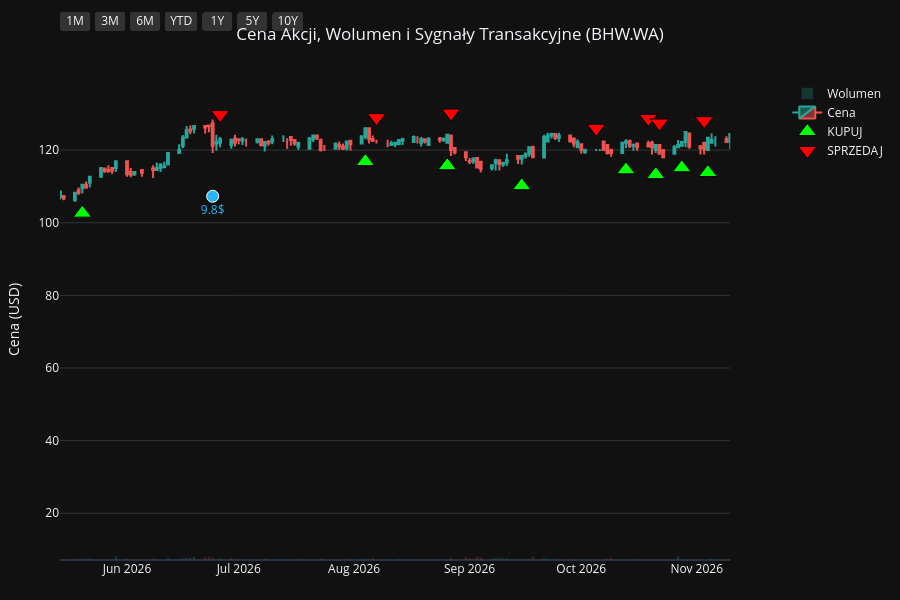
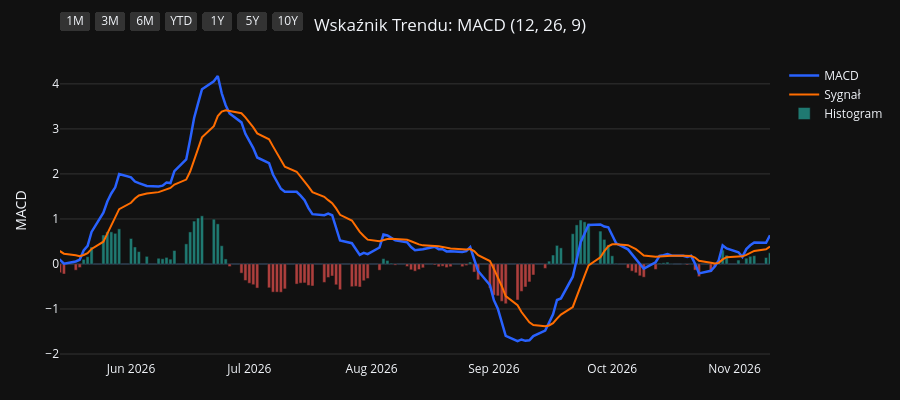
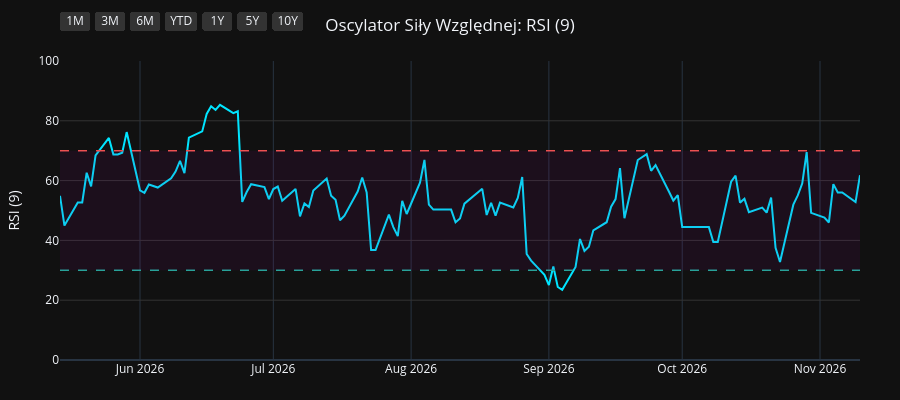
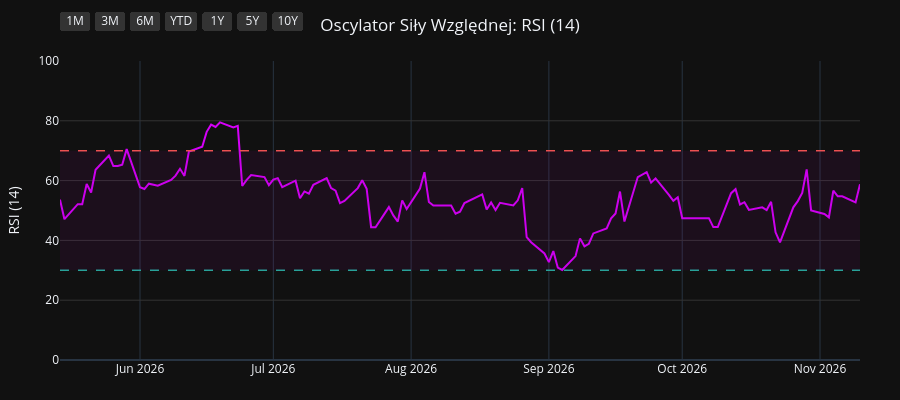

The notebook cell saved with these charts, in order:
### Code cell
import os
import yfinance as yf
import pandas as pd
import pandas_ta as ta
import plotly.graph_objects as go
from plotly.subplots import make_subplots

# 1. Pobranie i przygotowanie danych
symbol = os.environ.get("STOCK_TICKER", "").strip().upper()
if not symbol:
    raise RuntimeError("Set STOCK_TICKER before running price_extractor.ipynb")
df = yf.Ticker(symbol).history(period="10y")
df.index = df.index.tz_localize(None)

# Wskaźniki i sygnały
df.ta.macd(fast=12, slow=26, signal=9, append=True)
df.ta.rsi(length=9, append=True)
df.ta.rsi(length=14, append=True)
df.ta.rsi(length=21, append=True)
df.dropna(inplace=True)

macd = df['MACD_12_26_9']
signal = df['MACDs_12_26_9']
wczorajszy_macd = macd.shift(1)
wczorajszy_signal = signal.shift(1)

df['Decyzja'] = 'BRAK'
df.loc[(macd > signal) & (wczorajszy_macd <= wczorajszy_signal), 'Decyzja'] = 'KUPUJ'
df.loc[(macd < signal) & (wczorajszy_macd >= wczorajszy_signal), 'Decyzja'] = 'SPRZEDAJ'

df_kupuj = df[df['Decyzja'] == 'KUPUJ']
df_sprzedaj = df[df['Decyzja'] == 'SPRZEDAJ']
df_dywidendy = df[df['Dividends'] > 0]
df_splity = df[df['Stock Splits'] > 0]

# Wspólna konfiguracja osi X
konfiguracja_osi_x = dict(
    type="date",
    showspikes=True, spikemode="across", spikesnap="cursor", spikedash="dot", spikecolor="#ffffff", spikethickness=1, hoverformat="%Y-%m-%d",
    rangeselector=dict(
        buttons=list([
            dict(count=1, label="1M", step="month", stepmode="backward"),
            dict(count=3, label="3M", step="month", stepmode="backward"),
            dict(count=6, label="6M", step="month", stepmode="backward"),
            dict(count=1, label="YTD", step="year", stepmode="todate"),
            dict(count=1, label="1Y", step="year", stepmode="backward"),
            dict(count=5, label="5Y", step="year", stepmode="backward"),
            dict(step="all", label="10Y")
        ]),
        bgcolor="#333333", activecolor="#2962ff", x=0, y=1.1
    )
)

# ==========================================
# WYKRES 1: CENA + WOLUMEN + SYGNAŁY
# ==========================================
fig1 = make_subplots(specs=[[{"secondary_y": True}]])

kolory_wolumenu = ['#26a69a' if row['Close'] >= row['Open'] else '#ef5350' for index, row in df.iterrows()]
fig1.add_trace(go.Bar(x=df.index, y=df['Volume'], marker_color=kolory_wolumenu, opacity=0.25, name='Wolumen'), secondary_y=True)
fig1.add_trace(go.Candlestick(x=df.index, open=df['Open'], high=df['High'], low=df['Low'], close=df['Close'], name='Cena', increasing_line_color='#26a69a', decreasing_line_color='#ef5350'), secondary_y=False)
fig1.add_trace(go.Scatter(x=df_kupuj.index, y=df_kupuj['Low'] * 0.95, customdata=df_kupuj[['Low', 'High']], mode='markers', marker=dict(symbol='triangle-up', size=16, color='#00ff00', line=dict(width=1, color='black')), name='KUPUJ', hovertemplate='KUPUJ<br>Najniższa: %{customdata[0]:.2f}<br>Najwyższa: %{customdata[1]:.2f}<extra></extra>'), secondary_y=False)
fig1.add_trace(go.Scatter(x=df_sprzedaj.index, y=df_sprzedaj['High'] * 1.05, customdata=df_sprzedaj[['Low', 'High']], mode='markers', marker=dict(symbol='triangle-down', size=16, color='#ff0000', line=dict(width=1, color='black')), name='SPRZEDAJ', hovertemplate='SPRZEDAJ<br>Najniższa: %{customdata[0]:.2f}<br>Najwyższa: %{customdata[1]:.2f}<extra></extra>'), secondary_y=False)

if not df_dywidendy.empty:
    fig1.add_trace(go.Scatter(x=df_dywidendy.index, y=df_dywidendy['Low'] * 0.90, mode='markers+text', marker=dict(symbol='circle', size=12, color='#29b6f6', line=dict(width=1, color='white')), text=df_dywidendy['Dividends'].apply(lambda x: f"{x}$"), textposition="bottom center", name='Dywidenda', showlegend=False, hovertemplate='Dywidenda: %{text}<extra></extra>', textfont=dict(color="#29b6f6")), secondary_y=False)
if not df_splity.empty:
                    fig1.add_trace(go.Scatter(x=df_splity.index, y=df_splity['High'], mode='markers+text', marker=dict(symbol='star', size=16, color='#ffee58', line=dict(width=1, color='black')), text=df_splity['Stock Splits'].apply(lambda x: f"{x:g}:1" if x >= 1 else f"1:{1 / x:g}"), textposition="top center", name='Split', hovertemplate='%{text}<extra></extra>', textfont=dict(color="#ffee58")), secondary_y=False)

fig1.update_layout(title=dict(text=f"Cena Akcji, Wolumen i Sygnały Transakcyjne ({symbol})", x=0.5, xanchor='center'), dragmode='pan', xaxis_rangeslider_visible=False, template='plotly_dark', height=600, hovermode='x unified', margin=dict(l=60, r=40, t=60, b=40))
fig1.update_xaxes(**konfiguracja_osi_x)
fig1.update_xaxes(range=[df.index.max() - pd.Timedelta(days=180), df.index.max()])
fig1.update_yaxes(title_text="Cena (USD)", secondary_y=False, gridcolor='#333333')
fig1.update_yaxes(range=[0, df['Volume'].max() * 4], showgrid=False, showticklabels=False, secondary_y=True)
fig1.show(config={'scrollZoom': True})

# ==========================================
# WYKRES 2: WSKAŹNIK MACD
# ==========================================
fig2 = go.Figure()
fig2.add_trace(go.Scatter(x=df.index, y=df['MACD_12_26_9'], line=dict(color='#2962ff', width=2.5), name='MACD'))
fig2.add_trace(go.Scatter(x=df.index, y=df['MACDs_12_26_9'], line=dict(color='#ff6d00', width=2), name='Sygnał'))
kolory_macd = ['#26a69a' if val >= 0 else '#ef5350' for val in df['MACDh_12_26_9']]
fig2.add_trace(go.Bar(x=df.index, y=df['MACDh_12_26_9'], marker_color=kolory_macd, name='Histogram', opacity=0.7))
fig2.update_layout(title=dict(text="Wskaźnik Trendu: MACD (12, 26, 9)", x=0.5, xanchor='center'), dragmode='pan', xaxis_rangeslider_visible=False, template='plotly_dark', height=400, hovermode='x unified', margin=dict(l=60, r=40, t=60, b=40))
fig2.update_xaxes(**konfiguracja_osi_x)
fig2.update_xaxes(range=[df.index.max() - pd.Timedelta(days=180), df.index.max()])
fig2.update_yaxes(title_text="MACD", gridcolor='#333333')
fig2.show(config={'scrollZoom': True})

# ==========================================
# WYKRES 3: OSCYLATOR RSI (9)
# ==========================================
fig3 = go.Figure()
fig3.add_trace(go.Scatter(x=df.index, y=df['RSI_9'], line=dict(color='#00e5ff', width=2), name='RSI (9)'))
fig3.add_hline(y=70, line_dash="dash", line_color="#ef5350", line_width=1.5)
fig3.add_hline(y=30, line_dash="dash", line_color="#26a69a", line_width=1.5)
fig3.add_hrect(y0=30, y1=70, line_width=0, fillcolor="purple", opacity=0.1)
fig3.update_layout(title=dict(text="Oscylator Siły Względnej: RSI (9)", x=0.5, xanchor='center'), dragmode='pan', xaxis_rangeslider_visible=False, template='plotly_dark', height=400, hovermode='x unified', margin=dict(l=60, r=40, t=60, b=40))
fig3.update_xaxes(**konfiguracja_osi_x)
fig3.update_xaxes(range=[df.index.max() - pd.Timedelta(days=180), df.index.max()])
fig3.update_yaxes(title_text="RSI (9)", range=[0, 100], gridcolor='#333333')
fig3.show(config={'scrollZoom': True})

# ==========================================
# WYKRES 4: OSCYLATOR RSI (14)
# ==========================================
fig4 = go.Figure()
fig4.add_trace(go.Scatter(x=df.index, y=df['RSI_14'], line=dict(color='#d500f9', width=2), name='RSI (14)'))
fig4.add_hline(y=70, line_dash="dash", line_color="#ef5350", line_width=1.5)
fig4.add_hline(y=30, line_dash="dash", line_color="#26a69a", line_width=1.5)
fig4.add_hrect(y0=30, y1=70, line_width=0, fillcolor="purple", opacity=0.1)
fig4.update_layout(title=dict(text="Oscylator Siły Względnej: RSI (14)", x=0.5, xanchor='center'), dragmode='pan', xaxis_rangeslider_visible=False, template='plotly_dark', height=400, hovermode='x unified', margin=dict(l=60, r=40, t=60, b=40))
fig4.update_xaxes(**konfiguracja_osi_x)
fig4.update_xaxes(range=[df.index.max() - pd.Timedelta(days=180), df.index.max()])
fig4.update_yaxes(title_text="RSI (14)", range=[0, 100], gridcolor='#333333')
fig4.show(config={'scrollZoom': True})

# ==========================================
# WYKRES 5: OSCYLATOR RSI (21)
# ==========================================
fig5 = go.Figure()
fig5.add_trace(go.Scatter(x=df.index, y=df['RSI_21'], line=dict(color='#64dd17', width=2), name='RSI (21)'))
fig5.add_hline(y=70, line_dash="dash", line_color="#ef5350", line_width=1.5)
fig5.add_hline(y=30, line_dash="dash", line_color="#26a69a", line_width=1.5)
fig5.add_hrect(y0=30, y1=70, line_width=0, fillcolor="purple", opacity=0.1)
fig5.update_layout(title=dict(text="Oscylator Siły Względnej: RSI (21)", x=0.5, xanchor='center'), dragmode='pan', xaxis_rangeslider_visible=False, template='plotly_dark', height=400, hovermode='x unified', margin=dict(l=60, r=40, t=60, b=40))
fig5.update_xaxes(**konfiguracja_osi_x)
fig5.update_xaxes(range=[df.index.max() - pd.Timedelta(days=180), df.index.max()])
fig5.update_yaxes(title_text="RSI (21)", range=[0, 100], gridcolor='#333333')
fig5.show(config={'scrollZoom': True})

### Figure 1 — Plotly figure (JSON) as saved in the notebook; plotly's stock layout.template omitted (floating-point values rounded to 4 significant figures; data arrays with more than 128 entries replaced by an {"elided": "..."} marker saying what was removed)
{"data": [{"marker": {"color": {"elided": "2506 str values"}}, "name": "Wolumen", "opacity": 0.25, "type": "bar", "x": {"elided": "2506 str values"}, "xaxis": "x", "y": {"elided": "2506 int values"}, "yaxis": "y2"}, {"close": {"elided": "2506 float values"}, "decreasing": {"line": {"color": "#ef5350"}}, "high": {"elided": "2506 float values"}, "increasing": {"line": {"color": "#26a69a"}}, "low": {"elided": "2506 float values"}, "name": "Cena", "open": {"elided": "2506 float values"}, "type": "candlestick", "x": {"elided": "2506 str values"}, "xaxis": "x", "yaxis": "y"}, {"customdata": {"elided": "101x2 float values"}, "hovertemplate": "KUPUJ<br>Najniższa: %{customdata[0]:.2f}<br>Najwyższa: %{customdata[1]:.2f}<extra></extra>", "marker": {"color": "#00ff00", "line": {"color": "black", "width": 1}, "size": 16, "symbol": "triangle-up"}, "mode": "markers", "name": "KUPUJ", "type": "scatter", "x": ["2017-02-02T00:00:00", "2017-02-10T00:00:00", "2017-02-21T00:00:00", "2017-03-17T00:00:00", "2017-04-26T00:00:00", "2017-05-26T00:00:00", "2017-06-15T00:00:00", "2017-07-13T00:00:00", "2017-08-28T00:00:00", "2017-09-29T00:00:00", "2017-10-20T00:00:00", "2017-10-25T00:00:00", "2017-12-15T00:00:00", "2018-02-26T00:00:00", "2018-04-05T00:00:00", "2018-05-09T00:00:00", "2018-06-27T00:00:00", "2018-08-29T00:00:00", "2018-09-20T00:00:00", "2018-11-05T00:00:00", "2018-11-29T00:00:00", "2018-12-14T00:00:00", "2019-01-02T00:00:00", "2019-01-07T00:00:00", "2019-03-07T00:00:00", "2019-05-22T00:00:00", "2019-07-11T00:00:00", "2019-08-22T00:00:00", "2019-09-02T00:00:00", "2019-10-11T00:00:00", "2019-11-19T00:00:00", "2020-01-03T00:00:00", "2020-01-10T00:00:00", "2020-01-14T00:00:00", "2020-04-06T00:00:00", "2020-04-13T00:00:00", "2020-04-27T00:00:00", "2020-08-12T00:00:00", "2020-08-24T00:00:00", "2020-09-10T00:00:00", "2020-10-01T00:00:00", "2020-11-05T00:00:00", "2021-01-05T00:00:00", "2021-02-19T00:00:00", "2021-04-06T00:00:00", "2021-05-21T00:00:00", "2021-08-03T00:00:00", "2021-09-06T00:00:00", "2021-10-04T00:00:00", "2021-12-23T00:00:00", "2022-02-02T00:00:00", "2022-03-16T00:00:00", "2022-05-13T00:00:00", "2022-06-22T00:00:00", "2022-07-14T00:00:00", "2022-09-07T00:00:00", "2022-10-17T00:00:00", "2022-12-22T00:00:00", "2023-01-03T00:00:00", "2023-02-03T00:00:00", "2023-03-07T00:00:00", "2023-03-30T00:00:00", "2023-05-31T00:00:00", "2023-07-17T00:00:00", "2023-08-31T00:00:00", "2023-10-04T00:00:00", "2024-01-31T00:00:00", "2024-02-19T00:00:00", "2024-03-27T00:00:00", "2024-05-23T00:00:00", "2024-06-17T00:00:00", "2024-07-19T00:00:00", "2024-08-14T00:00:00", "2024-09-24T00:00:00", "2024-09-27T00:00:00", "2024-10-11T00:00:00", "2024-12-03T00:00:00", "2025-01-07T00:00:00", "2025-03-17T00:00:00", "2025-03-24T00:00:00", "2025-04-22T00:00:00", "2025-06-26T00:00:00", "2025-07-17T00:00:00", "2025-08-11T00:00:00", "2025-08-21T00:00:00", "2025-09-12T00:00:00", "2025-09-19T00:00:00", "2025-10-16T00:00:00", "2025-12-01T00:00:00", "2025-12-12T00:00:00", "2025-12-19T00:00:00", "2026-01-27T00:00:00", "2026-04-01T00:00:00", "2026-05-20T00:00:00", "2026-08-04T00:00:00", "2026-08-26T00:00:00", "2026-09-15T00:00:00", "2026-10-13T00:00:00", "2026-10-21T00:00:00", "2026-10-28T00:00:00", "2026-11-04T00:00:00"], "xaxis": "x", "y": [36.16, 37.12, 36.85, 38.1, 34.63, 33.87, 32.71, 33.21, 34.59, 34.0, 33.95, 34.06, 37.79, 41.43, 38.01, 39.55, 36.8, 37.85, 35.65, 36.96, 36.54, 36.17, 35.91, 35.7, 34.81, 28.27, 29.93, 28.07, 27.82, 28.47, 28.13, 29.42, 29.2, 29.25, 23.13, 22.04, 20.16, 20.55, 19.96, 19.79, 20.41, 16.51, 20.3, 21.7, 22.77, 23.69, 25.71, 25.63, 26.44, 34.1, 36.87, 32.55, 33.3, 35.14, 34.86, 36.37, 33.1, 47.28, 47.91, 50.49, 52.51, 51.12, 55.09, 61.97, 59.79, 55.23, 70.88, 72.98, 75.79, 76.63, 73.97, 74.58, 72.15, 71.61, 71.14, 70.43, 67.54, 70.51, 88.33, 89.12, 88.33, 90.52, 93.36, 94.38, 93.01, 89.6, 88.24, 90.11, 91.35, 89.41, 88.53, 97.7, 98.05, 102.6, 116.8, 115.7, 110.2, 114.6, 113.2, 115.1, 113.8], "yaxis": "y"}, {"customdata": {"elided": "101x2 float values"}, "hovertemplate": "SPRZEDAJ<br>Najniższa: %{customdata[0]:.2f}<br>Najwyższa: %{customdata[1]:.2f}<extra></extra>", "marker": {"color": "#ff0000", "line": {"color": "black", "width": 1}, "size": 16, "symbol": "triangle-down"}, "mode": "markers", "name": "SPRZEDAJ", "type": "scatter", "x": ["2017-01-09T00:00:00", "2017-02-03T00:00:00", "2017-02-20T00:00:00", "2017-02-27T00:00:00", "2017-03-21T00:00:00", "2017-05-17T00:00:00", "2017-05-31T00:00:00", "2017-07-12T00:00:00", "2017-08-09T00:00:00", "2017-09-11T00:00:00", "2017-10-19T00:00:00", "2017-10-24T00:00:00", "2017-11-21T00:00:00", "2018-01-11T00:00:00", "2018-03-02T00:00:00", "2018-05-08T00:00:00", "2018-05-18T00:00:00", "2018-08-10T00:00:00", "2018-08-30T00:00:00", "2018-10-10T00:00:00", "2018-11-16T00:00:00", "2018-12-11T00:00:00", "2018-12-17T00:00:00", "2019-01-04T00:00:00", "2019-01-31T00:00:00", "2019-03-26T00:00:00", "2019-07-10T00:00:00", "2019-07-17T00:00:00", "2019-08-23T00:00:00", "2019-09-25T00:00:00", "2019-11-01T00:00:00", "2019-12-23T00:00:00", "2020-01-09T00:00:00", "2020-01-13T00:00:00", "2020-02-21T00:00:00", "2020-04-10T00:00:00", "2020-04-20T00:00:00", "2020-06-19T00:00:00", "2020-08-21T00:00:00", "2020-09-09T00:00:00", "2020-09-25T00:00:00", "2020-10-09T00:00:00", "2020-12-17T00:00:00", "2021-01-22T00:00:00", "2021-03-11T00:00:00", "2021-04-27T00:00:00", "2021-06-18T00:00:00", "2021-08-20T00:00:00", "2021-09-21T00:00:00", "2021-11-12T00:00:00", "2022-01-21T00:00:00", "2022-02-14T00:00:00", "2022-04-12T00:00:00", "2022-06-10T00:00:00", "2022-07-04T00:00:00", "2022-08-18T00:00:00", "2022-09-26T00:00:00", "2022-12-06T00:00:00", "2022-12-23T00:00:00", "2023-01-17T00:00:00", "2023-02-20T00:00:00", "2023-03-09T00:00:00", "2023-05-09T00:00:00", "2023-06-22T00:00:00", "2023-07-28T00:00:00", "2023-09-07T00:00:00", "2023-12-01T00:00:00", "2024-02-13T00:00:00", "2024-03-04T00:00:00", "2024-04-15T00:00:00", "2024-05-31T00:00:00", "2024-07-09T00:00:00", "2024-07-26T00:00:00", "2024-09-06T00:00:00", "2024-09-25T00:00:00", "2024-09-30T00:00:00", "2024-11-14T00:00:00", "2024-12-18T00:00:00", "2025-03-03T00:00:00", "2025-03-21T00:00:00", "2025-04-01T00:00:00", "2025-05-16T00:00:00", "2025-07-15T00:00:00", "2025-07-25T00:00:00", "2025-08-19T00:00:00", "2025-08-22T00:00:00", "2025-09-18T00:00:00", "2025-10-15T00:00:00", "2025-11-04T00:00:00", "2025-12-03T00:00:00", "2025-12-18T00:00:00", "2026-01-19T00:00:00", "2026-02-13T00:00:00", "2026-04-24T00:00:00", "2026-06-26T00:00:00", "2026-08-07T00:00:00", "2026-08-27T00:00:00", "2026-10-05T00:00:00", "2026-10-19T00:00:00", "2026-10-22T00:00:00", "2026-11-03T00:00:00"], "xaxis": "x", "y": [39.73, 40.37, 41.09, 41.74, 42.63, 37.92, 37.31, 37.22, 38.89, 39.13, 38.28, 38.45, 42.72, 45.02, 45.46, 43.98, 45.19, 43.8, 42.99, 42.99, 41.02, 40.67, 40.79, 40.1, 40.91, 39.4, 33.26, 33.76, 32.08, 32.02, 31.65, 32.58, 32.7, 32.89, 36.74, 24.36, 24.08, 25.07, 22.37, 22.65, 22.28, 22.43, 22.9, 24.7, 25.5, 26.13, 29.72, 28.86, 28.65, 38.65, 40.43, 41.58, 40.43, 38.9, 38.6, 42.01, 42.5, 52.05, 52.67, 55.46, 57.83, 58.74, 62.83, 68.8, 69.73, 66.32, 76.55, 81.44, 84.85, 87.49, 83.77, 83.46, 82.94, 81.3, 80.18, 79.58, 77.85, 76.9, 94.18, 98.84, 102.1, 103.2, 105.1, 105.4, 104.9, 103.9, 99.22, 101.5, 103.3, 100.6, 98.43, 108.0, 115.0, 114.6, 129.8, 128.9, 130.2, 126.0, 128.7, 127.5, 128.1], "yaxis": "y"}, {"hovertemplate": "Dywidenda: %{text}<extra></extra>", "marker": {"color": "#29b6f6", "line": {"color": "white", "width": 1}, "size": 12, "symbol": "circle"}, "mode": "markers+text", "name": "Dywidenda", "showlegend": false, "text": ["4.53$", "4.11$", "3.74$", "1.2$", "5.47$", "9.0$", "11.15$", "10.29$", "3.44$", "9.8$"], "textfont": {"color": "#29b6f6"}, "textposition": "bottom center", "type": "scatter", "x": ["2017-06-30T00:00:00", "2018-06-15T00:00:00", "2019-06-12T00:00:00", "2021-09-14T00:00:00", "2022-06-30T00:00:00", "2023-05-05T00:00:00", "2024-06-26T00:00:00", "2025-07-04T00:00:00", "2025-10-20T00:00:00", "2026-06-24T00:00:00"], "xaxis": "x", "y": [32.03, 34.37, 27.77, 25.11, 33.21, 52.85, 71.24, 90.71, 86.37, 107.3], "yaxis": "y"}], "layout": {"dragmode": "pan", "height": 600, "hovermode": "x unified", "margin": {"b": 40, "l": 60, "r": 40, "t": 60}, "title": {"text": "Cena Akcji, Wolumen i Sygnały Transakcyjne (BHW.WA)", "x": 0.5, "xanchor": "center"}, "xaxis": {"anchor": "y", "domain": [0.0, 0.94], "hoverformat": "%Y-%m-%d", "range": ["2026-05-14T00:00:00", "2026-11-10T00:00:00"], "rangeselector": {"activecolor": "#2962ff", "bgcolor": "#333333", "buttons": [{"count": 1, "label": "1M", "step": "month", "stepmode": "backward"}, {"count": 3, "label": "3M", "step": "month", "stepmode": "backward"}, {"count": 6, "label": "6M", "step": "month", "stepmode": "backward"}, {"count": 1, "label": "YTD", "step": "year", "stepmode": "todate"}, {"count": 1, "label": "1Y", "step": "year", "stepmode": "backward"}, {"count": 5, "label": "5Y", "step": "year", "stepmode": "backward"}, {"label": "10Y", "step": "all"}], "x": 0, "y": 1.1}, "rangeslider": {"visible": false}, "showspikes": true, "spikecolor": "#ffffff", "spikedash": "dot", "spikemode": "across", "spikesnap": "cursor", "spikethickness": 1, "type": "date"}, "yaxis": {"anchor": "x", "domain": [0.0, 1.0], "gridcolor": "#333333", "title": {"text": "Cena (USD)"}}, "yaxis2": {"anchor": "x", "overlaying": "y", "range": [0, 14797232], "showgrid": false, "showticklabels": false, "side": "right"}}}

### Figure 2 — Plotly figure (JSON) as saved in the notebook; plotly's stock layout.template omitted (floating-point values rounded to 4 significant figures; data arrays with more than 128 entries replaced by an {"elided": "..."} marker saying what was removed)
{"data": [{"line": {"color": "#2962ff", "width": 2.5}, "name": "MACD", "type": "scatter", "x": {"elided": "2506 str values"}, "y": {"elided": "2506 float values"}}, {"line": {"color": "#ff6d00", "width": 2}, "name": "Sygnał", "type": "scatter", "x": {"elided": "2506 str values"}, "y": {"elided": "2506 float values"}}, {"marker": {"color": {"elided": "2506 str values"}}, "name": "Histogram", "opacity": 0.7, "type": "bar", "x": {"elided": "2506 str values"}, "y": {"elided": "2506 float values"}}], "layout": {"dragmode": "pan", "height": 400, "hovermode": "x unified", "margin": {"b": 40, "l": 60, "r": 40, "t": 60}, "title": {"text": "Wskaźnik Trendu: MACD (12, 26, 9)", "x": 0.5, "xanchor": "center"}, "xaxis": {"hoverformat": "%Y-%m-%d", "range": ["2026-05-14T00:00:00", "2026-11-10T00:00:00"], "rangeselector": {"activecolor": "#2962ff", "bgcolor": "#333333", "buttons": [{"count": 1, "label": "1M", "step": "month", "stepmode": "backward"}, {"count": 3, "label": "3M", "step": "month", "stepmode": "backward"}, {"count": 6, "label": "6M", "step": "month", "stepmode": "backward"}, {"count": 1, "label": "YTD", "step": "year", "stepmode": "todate"}, {"count": 1, "label": "1Y", "step": "year", "stepmode": "backward"}, {"count": 5, "label": "5Y", "step": "year", "stepmode": "backward"}, {"label": "10Y", "step": "all"}], "x": 0, "y": 1.1}, "rangeslider": {"visible": false}, "showspikes": true, "spikecolor": "#ffffff", "spikedash": "dot", "spikemode": "across", "spikesnap": "cursor", "spikethickness": 1, "type": "date"}, "yaxis": {"gridcolor": "#333333", "title": {"text": "MACD"}}}}

### Figure 3 — Plotly figure (JSON) as saved in the notebook; plotly's stock layout.template omitted (floating-point values rounded to 4 significant figures; data arrays with more than 128 entries replaced by an {"elided": "..."} marker saying what was removed)
{"data": [{"line": {"color": "#00e5ff", "width": 2}, "name": "RSI (9)", "type": "scatter", "x": {"elided": "2506 str values"}, "y": {"elided": "2506 float values"}}], "layout": {"dragmode": "pan", "height": 400, "hovermode": "x unified", "margin": {"b": 40, "l": 60, "r": 40, "t": 60}, "shapes": [{"line": {"color": "#ef5350", "dash": "dash", "width": 1.5}, "type": "line", "x0": 0, "x1": 1, "xref": "x domain", "y0": 70, "y1": 70, "yref": "y"}, {"line": {"color": "#26a69a", "dash": "dash", "width": 1.5}, "type": "line", "x0": 0, "x1": 1, "xref": "x domain", "y0": 30, "y1": 30, "yref": "y"}, {"fillcolor": "purple", "line": {"width": 0}, "opacity": 0.1, "type": "rect", "x0": 0, "x1": 1, "xref": "x domain", "y0": 30, "y1": 70, "yref": "y"}], "title": {"text": "Oscylator Siły Względnej: RSI (9)", "x": 0.5, "xanchor": "center"}, "xaxis": {"hoverformat": "%Y-%m-%d", "range": ["2026-05-14T00:00:00", "2026-11-10T00:00:00"], "rangeselector": {"activecolor": "#2962ff", "bgcolor": "#333333", "buttons": [{"count": 1, "label": "1M", "step": "month", "stepmode": "backward"}, {"count": 3, "label": "3M", "step": "month", "stepmode": "backward"}, {"count": 6, "label": "6M", "step": "month", "stepmode": "backward"}, {"count": 1, "label": "YTD", "step": "year", "stepmode": "todate"}, {"count": 1, "label": "1Y", "step": "year", "stepmode": "backward"}, {"count": 5, "label": "5Y", "step": "year", "stepmode": "backward"}, {"label": "10Y", "step": "all"}], "x": 0, "y": 1.1}, "rangeslider": {"visible": false}, "showspikes": true, "spikecolor": "#ffffff", "spikedash": "dot", "spikemode": "across", "spikesnap": "cursor", "spikethickness": 1, "type": "date"}, "yaxis": {"gridcolor": "#333333", "range": [0, 100], "title": {"text": "RSI (9)"}}}}

### Figure 4 — Plotly figure (JSON) as saved in the notebook; plotly's stock layout.template omitted (floating-point values rounded to 4 significant figures; data arrays with more than 128 entries replaced by an {"elided": "..."} marker saying what was removed)
{"data": [{"line": {"color": "#d500f9", "width": 2}, "name": "RSI (14)", "type": "scatter", "x": {"elided": "2506 str values"}, "y": {"elided": "2506 float values"}}], "layout": {"dragmode": "pan", "height": 400, "hovermode": "x unified", "margin": {"b": 40, "l": 60, "r": 40, "t": 60}, "shapes": [{"line": {"color": "#ef5350", "dash": "dash", "width": 1.5}, "type": "line", "x0": 0, "x1": 1, "xref": "x domain", "y0": 70, "y1": 70, "yref": "y"}, {"line": {"color": "#26a69a", "dash": "dash", "width": 1.5}, "type": "line", "x0": 0, "x1": 1, "xref": "x domain", "y0": 30, "y1": 30, "yref": "y"}, {"fillcolor": "purple", "line": {"width": 0}, "opacity": 0.1, "type": "rect", "x0": 0, "x1": 1, "xref": "x domain", "y0": 30, "y1": 70, "yref": "y"}], "title": {"text": "Oscylator Siły Względnej: RSI (14)", "x": 0.5, "xanchor": "center"}, "xaxis": {"hoverformat": "%Y-%m-%d", "range": ["2026-05-14T00:00:00", "2026-11-10T00:00:00"], "rangeselector": {"activecolor": "#2962ff", "bgcolor": "#333333", "buttons": [{"count": 1, "label": "1M", "step": "month", "stepmode": "backward"}, {"count": 3, "label": "3M", "step": "month", "stepmode": "backward"}, {"count": 6, "label": "6M", "step": "month", "stepmode": "backward"}, {"count": 1, "label": "YTD", "step": "year", "stepmode": "todate"}, {"count": 1, "label": "1Y", "step": "year", "stepmode": "backward"}, {"count": 5, "label": "5Y", "step": "year", "stepmode": "backward"}, {"label": "10Y", "step": "all"}], "x": 0, "y": 1.1}, "rangeslider": {"visible": false}, "showspikes": true, "spikecolor": "#ffffff", "spikedash": "dot", "spikemode": "across", "spikesnap": "cursor", "spikethickness": 1, "type": "date"}, "yaxis": {"gridcolor": "#333333", "range": [0, 100], "title": {"text": "RSI (14)"}}}}
